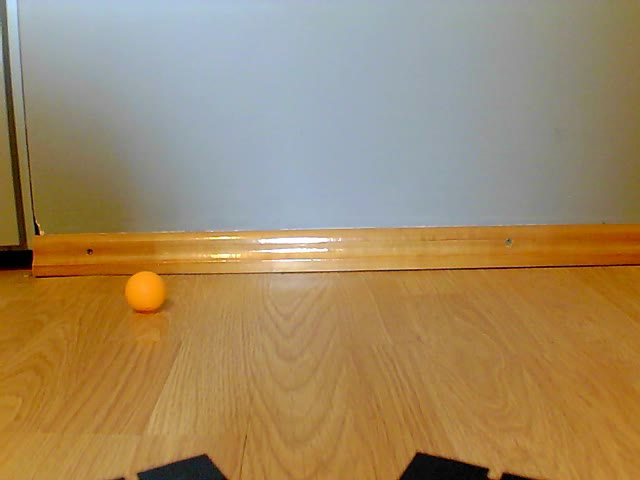
#> input picture assets/loptica.png, 640 x 480 px, found by its file name
$ python color_selector.py
#> lines starting #> are read from the running program, lines starting #| are printed output that depends on the picture; after the words box and inside, x2 and y2 are one past the last pixel; in counts of white or black regions, pixels touching at a corner belong together
import cv2
import numpy as np

def nothing(x):
    pass

def main():
    image = cv2.imread('assets/loptica.png')
#> image is the input picture: shape (480, 640, 3); mean B, G, R 101.9, 137.6, 160.7

    height, width, _ = image.shape
#> height = 480; width = 640
    blurred = cv2.GaussianBlur(image, (7, 7), 0)
    hsv = cv2.cvtColor(blurred, cv2.COLOR_BGR2HSV)
#> hsv: shape (480, 640, 3); mean H, S, V 44.6, 112.2, 168.3

    cv2.namedWindow('image', cv2.WINDOW_NORMAL)

    cv2.createTrackbar('Hue Lower', 'image', 0, 179, nothing)
#> slider 'Hue Lower' is set to 35
    cv2.createTrackbar('Hue Upper', 'image', 179, 179, nothing)
    cv2.createTrackbar('Saturation Lower', 'image', 0, 255, nothing)
#> slider 'Saturation Lower' is set to 51
    cv2.createTrackbar('Saturation Upper', 'image', 255, 255, nothing)
    cv2.createTrackbar('Value Lower', 'image', 0, 255, nothing)
#> slider 'Value Lower' is set to 51
    cv2.createTrackbar('Value Upper', 'image', 255, 255, nothing)


    while True:
        h_lower = cv2.getTrackbarPos('Hue Lower', 'image')
        h_upper = cv2.getTrackbarPos('Hue Upper', 'image')
        s_lower = cv2.getTrackbarPos('Saturation Lower', 'image')
        s_upper = cv2.getTrackbarPos('Saturation Upper', 'image')
        v_lower = cv2.getTrackbarPos('Value Lower', 'image')
        v_upper = cv2.getTrackbarPos('Value Upper', 'image')

        lower_color = np.array([h_lower, s_lower, v_lower])
        upper_color = np.array([h_upper, s_upper, v_upper])

        mask = cv2.inRange(hsv, lower_color, upper_color)
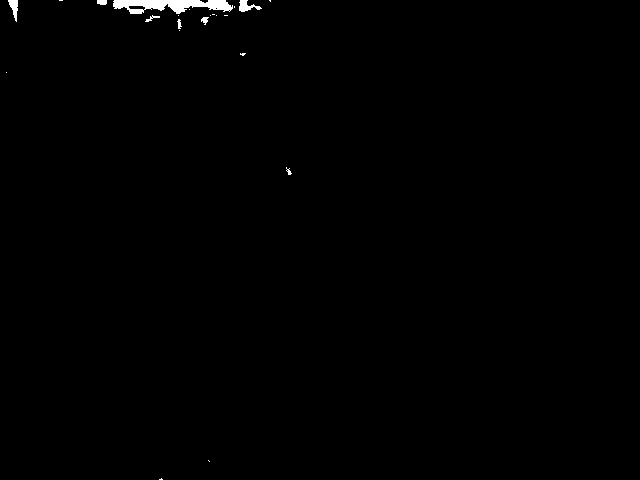
#> mask: shape (480, 640); 0.5% white; 22 white regions (14 under 20 px), largest, box (x1, y1, x2, y2) and area: (113, 0, 233, 14) 1067, (239, 0, 262, 12) 137, (8, 0, 18, 22) 118

        res = cv2.bitwise_and(image, image, mask=mask)
        combined = np.hstack([image, res])
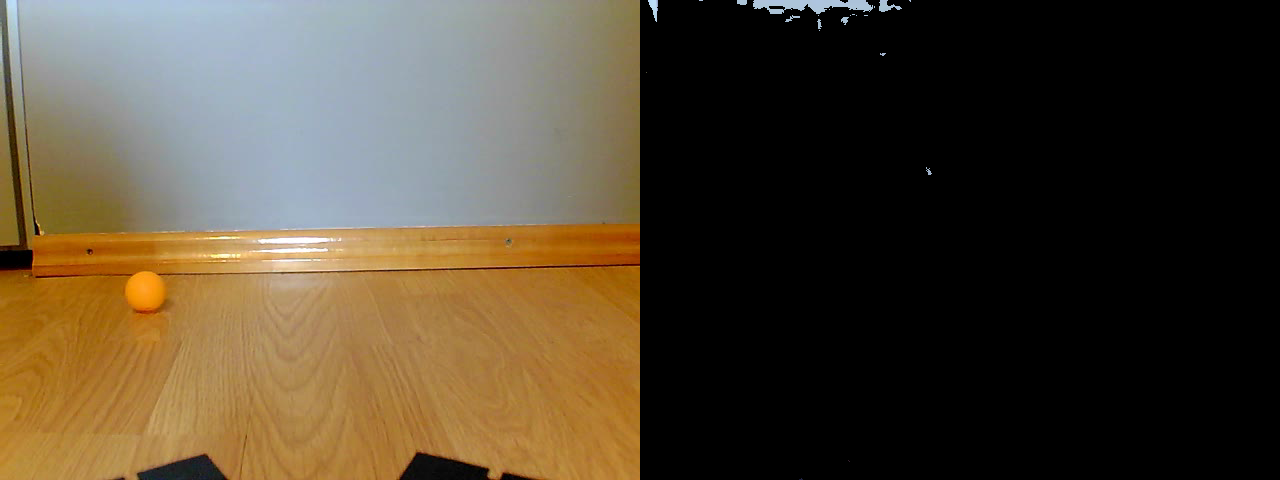
#> combined: shape (480, 1280, 3); mean B, G, R 51.5, 69.3, 80.8
        cv2.imshow('image', combined)

        if cv2.waitKey(1) & 0xFF == ord('q'):
#> (key q is pressed here)
            break

    cv2.destroyAllWindows()

if __name__ == '__main__':
    main()

$ run again, with assets/cesta2.png copied over assets/loptica.png
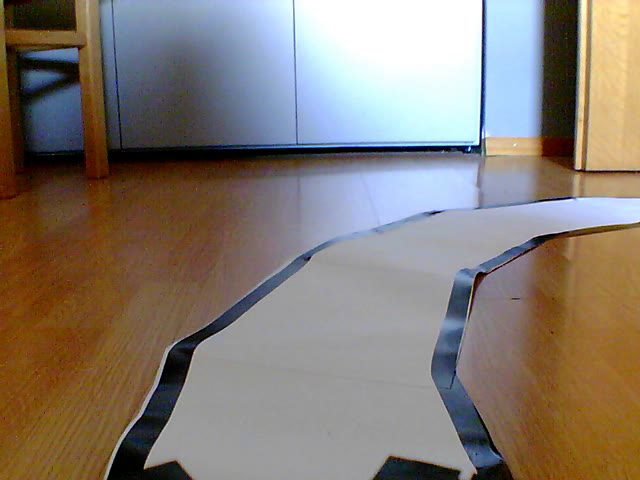
#> input picture assets/cesta2.png, 640 x 480 px, found by its file name
#> in main, image is the input picture: shape (480, 640, 3); mean B, G, R 114.9, 123.6, 133.6
#> hsv: shape (480, 640, 3); mean H, S, V 56.9, 94.1, 147.2
#> in main, `mask = cv2.inRange(hsv, lower_color, upper_color)`:
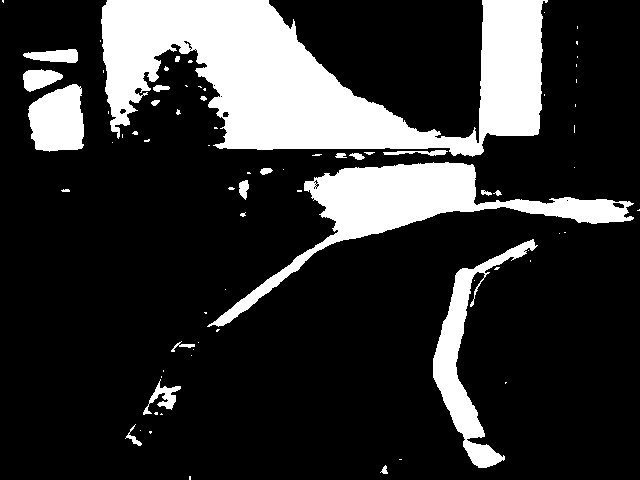
#> mask: shape (480, 640); 19.8% white; 77 white regions (54 under 20 px), largest, box (x1, y1, x2, y2) and area: (101, 0, 548, 157) 36852, (207, 162, 634, 327) 12997, (433, 239, 538, 468) 5157
#> in main, `combined = np.hstack([image, res])`:
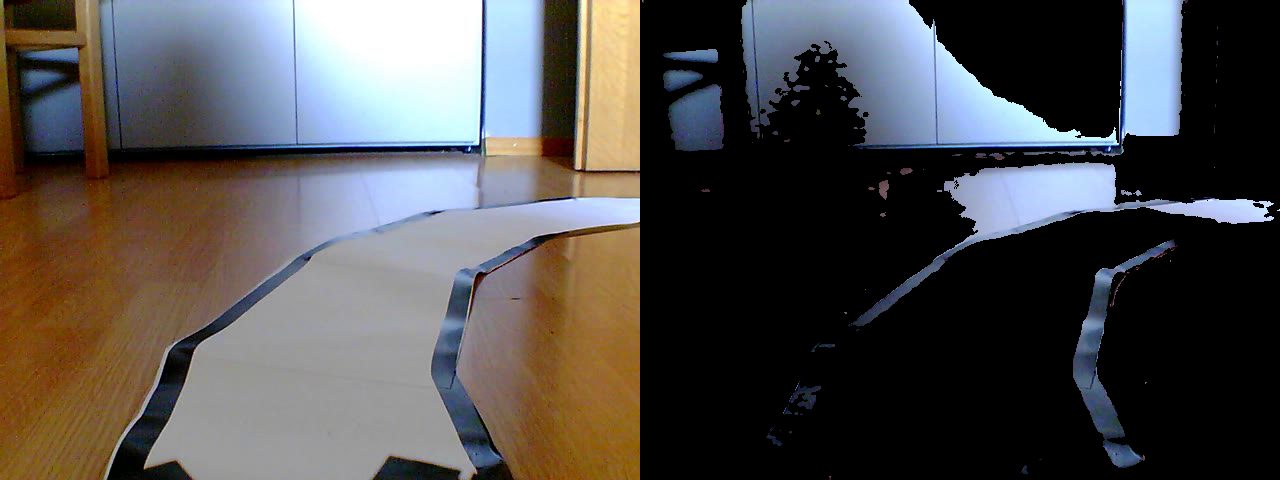
#> combined: shape (480, 1280, 3); mean B, G, R 75.9, 76.9, 79.7

$ run again, with assets/cesta3.png copied over assets/loptica.png
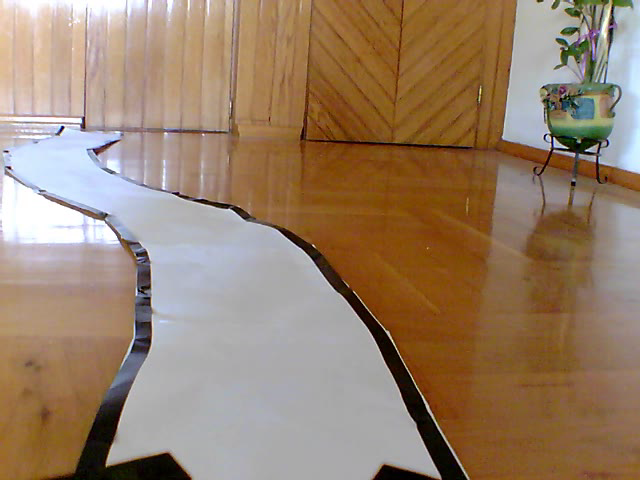
#> input picture assets/cesta3.png, 640 x 480 px, found by its file name
#> in main, image is the input picture: shape (480, 640, 3); mean B, G, R 106.6, 128.8, 152.3
#> hsv: shape (480, 640, 3); mean H, S, V 42.5, 99.8, 155.9
#> in main, `mask = cv2.inRange(hsv, lower_color, upper_color)`:
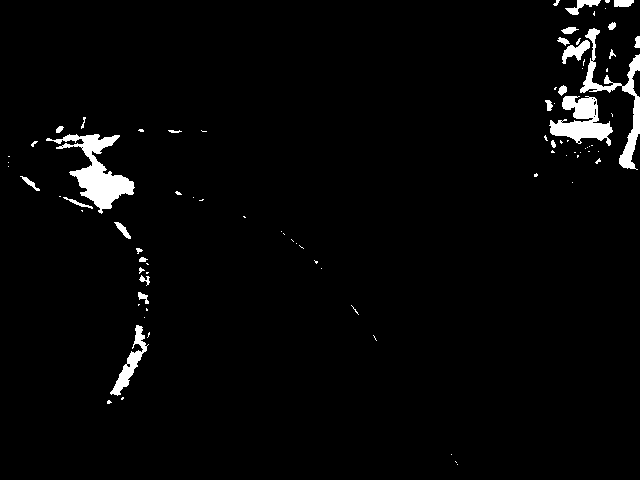
#> mask: shape (480, 640); 2.7% white; 86 white regions (58 under 20 px), largest, box (x1, y1, x2, y2) and area: (46, 134, 135, 214) 2416, (549, 96, 613, 146) 1641, (580, 28, 640, 170) 1572
#> in main, `combined = np.hstack([image, res])`:
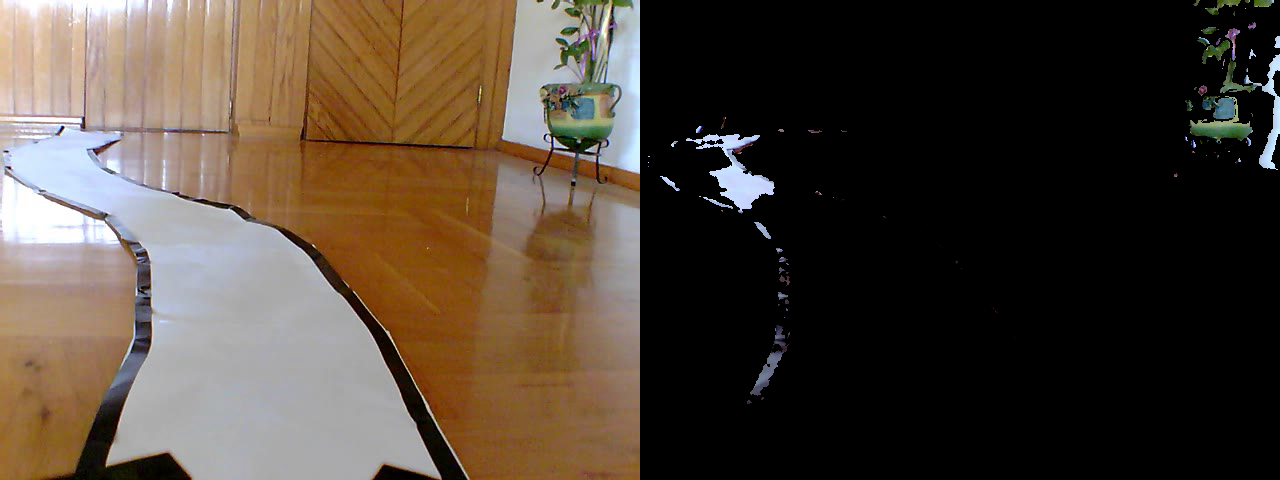
#> combined: shape (480, 1280, 3); mean B, G, R 55.4, 66.4, 77.9
